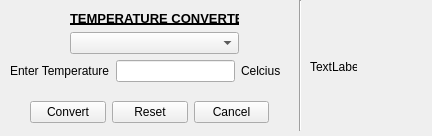
<?xml version="1.0" encoding="UTF-8"?>
<ui version="4.0">
 <class>Form</class>
 <widget class="QWidget" name="Form">
  <property name="geometry">
   <rect>
    <x>0</x>
    <y>0</y>
    <width>432</width>
    <height>136</height>
   </rect>
  </property>
  <property name="windowTitle">
   <string>Temperature Converter</string>
  </property>
  <property name="autoFillBackground">
   <bool>false</bool>
  </property>
  <widget class="QLabel" name="label_3">
   <property name="geometry">
    <rect>
     <x>310</x>
     <y>60</y>
     <width>47</width>
     <height>13</height>
    </rect>
   </property>
   <property name="text">
    <string>TextLabel</string>
   </property>
  </widget>
  <widget class="Line" name="line">
   <property name="geometry">
    <rect>
     <x>290</x>
     <y>0</y>
     <width>20</width>
     <height>131</height>
    </rect>
   </property>
   <property name="orientation">
    <enum>Qt::Vertical</enum>
   </property>
  </widget>
  <widget class="QWidget" name="">
   <property name="geometry">
    <rect>
     <x>70</x>
     <y>10</y>
     <width>169</width>
     <height>44</height>
    </rect>
   </property>
   <layout class="QVBoxLayout" name="verticalLayout">
    <item>
     <widget class="QLabel" name="label_4">
      <property name="font">
       <font>
        <pointsize>10</pointsize>
        <weight>75</weight>
        <bold>true</bold>
        <underline>true</underline>
       </font>
      </property>
      <property name="text">
       <string>TEMPERATURE CONVERTER</string>
      </property>
     </widget>
    </item>
    <item>
     <widget class="QComboBox" name="comboBox"/>
    </item>
   </layout>
  </widget>
  <widget class="QWidget" name="">
   <property name="geometry">
    <rect>
     <x>10</x>
     <y>60</y>
     <width>271</width>
     <height>22</height>
    </rect>
   </property>
   <layout class="QHBoxLayout" name="horizontalLayout">
    <item>
     <widget class="QLabel" name="label">
      <property name="text">
       <string>Enter Temperature</string>
      </property>
     </widget>
    </item>
    <item>
     <widget class="QLineEdit" name="lineEdit"/>
    </item>
    <item>
     <widget class="QLabel" name="label_2">
      <property name="text">
       <string>Celcius</string>
      </property>
     </widget>
    </item>
   </layout>
  </widget>
  <widget class="QWidget" name="">
   <property name="geometry">
    <rect>
     <x>30</x>
     <y>100</y>
     <width>239</width>
     <height>25</height>
    </rect>
   </property>
   <layout class="QHBoxLayout" name="horizontalLayout_2">
    <item>
     <widget class="QPushButton" name="pushButton_convert">
      <property name="text">
       <string>Convert</string>
      </property>
     </widget>
    </item>
    <item>
     <widget class="QPushButton" name="pushButton_reset">
      <property name="text">
       <string>Reset</string>
      </property>
     </widget>
    </item>
    <item>
     <widget class="QPushButton" name="pushButton_cancel">
      <property name="text">
       <string>Cancel</string>
      </property>
     </widget>
    </item>
   </layout>
  </widget>
 </widget>
 <resources/>
 <connections/>
</ui>
